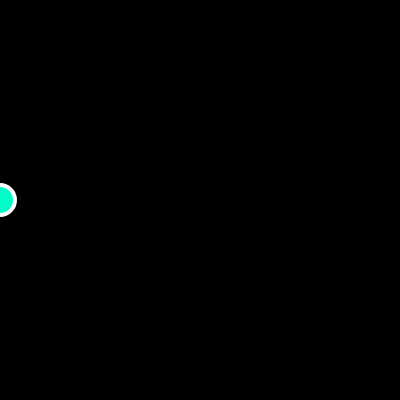
Frame 1 (no input)
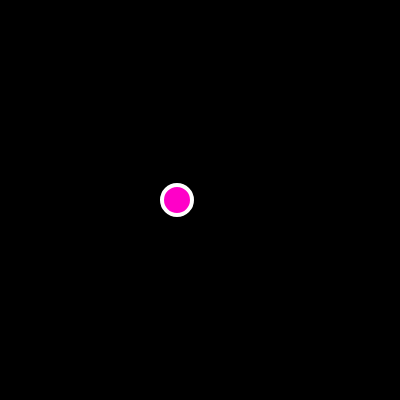
Frame 60 (no input)
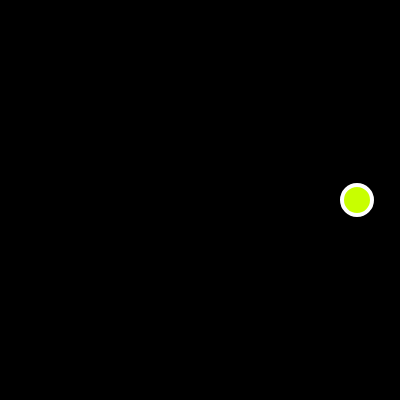
Frame 120 (the mouse pressed at the canvas centre since frame 60)

The p5.js sketch that drew these frames (run headless with seeded random() and noise() and a simulated clock; from frame 60 on, the mouse is pressed at the canvas centre):

// p5.js sketch
// ── sketch.js
function setup() {
  createCanvas(400, 400);
}
var x=0;
var speed = 3;
function draw() {
  background(0);
  
  stroke(255);
  strokeWeight(4);
  noFill();
  
  if(x > 150 && x<300) {
    fill(255, 0, 200);
  }
  else if(x>300 && x<width) {
    fill(200,255,0);
  }
  else {
    fill(0,255,200);
  }
  
  ellipse(x,200,30,30)
  x = x+speed;
  if (x >= width || x <= 0) {
    print("OFF THE SCREEN") ;
    speed = -speed;
  }
}
